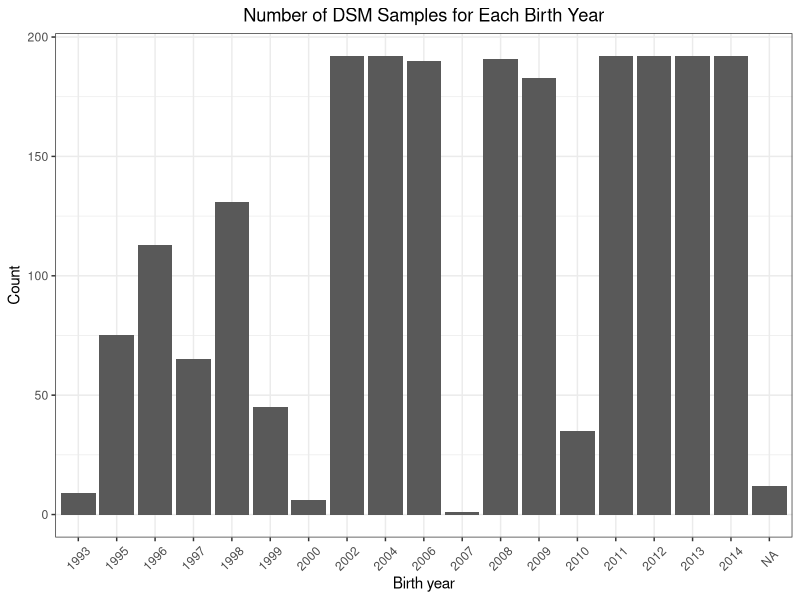
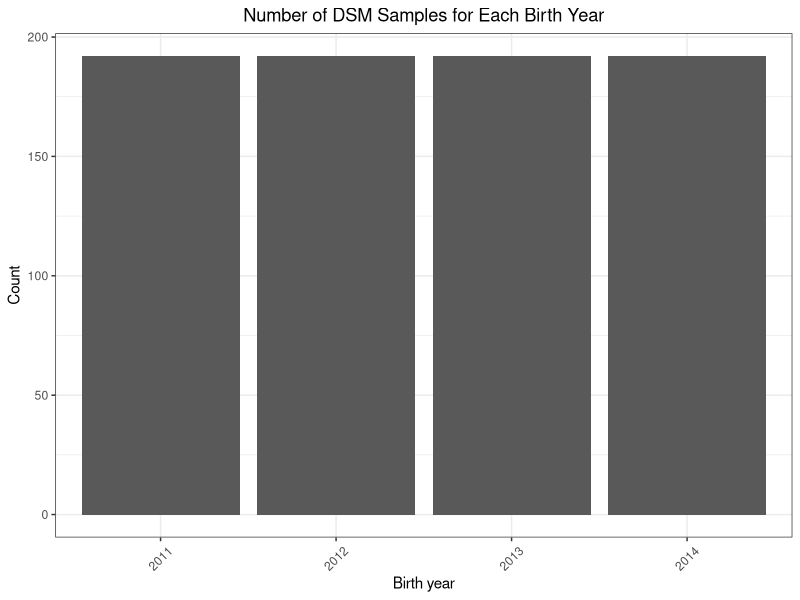

Write the R code that produced these figures, in order.
## ---- chunk 1
knitr::opts_chunk$set(echo = TRUE, warning=FALSE, message=FALSE)
## ---- chunk 2
library(tidyverse)
## ---- chunk 3
meta<-read_csv("meta/meta.csv") %>% select(`Library Name`, `Library Index`,
                                           `Plate location`, filename, `Unique ID`, `Plate ID`, `Sample ID`, `Date collected`, `Birth year`,
                                           `Fork Length (mm)`, `Julian day`, `Station ID`, `Field ID`) %>%
  filter(!(`Plate location` == "Plate location")) %>% 
  unique()
## ---- chunk 4
d<-meta %>% group_by(`Birth year`) %>% summarize(Count=n())
ggplot(d) + geom_bar(aes(x=`Birth year`, y=Count), stat="identity") +
  theme_bw() +
  ggtitle("Number of DSM Samples for Each Birth Year") +
  theme(plot.title = element_text(hjust=0.5)) +
  theme(axis.text.x = element_text(angle=45, vjust=.5))
## ---- chunk 5
sub<-meta %>% filter(`Birth year` > 2010) %>% arrange(`Library Name`,`Plate location`)

ggplot(sub %>% group_by(`Birth year`) %>% summarize(Count=n())) + 
  geom_bar(aes(x=`Birth year`, y=Count), stat="identity") +
  theme_bw() +
  ggtitle("Number of DSM Samples for Each Birth Year") +
  theme(plot.title = element_text(hjust=0.5)) +
  theme(axis.text.x = element_text(angle=45, vjust=.5))

write_csv(sub, "meta/dsm-since-2010.csv")
## ---- chunk 6
reads<-sub %>% mutate(Forward=paste0("/group/millermrgrp2/shannon/projects/DS_history/data/",`Library Name`,"/",`Library Index`,"/",filename,"_R1.fastq")) %>%
  mutate(Reverse=paste0("/group/millermrgrp2/shannon/projects/DS_history/data/",`Library Name`,"/",`Library Index`,"/",filename,"_R2.fastq")) %>%
  select(Forward, Reverse)
write_tsv(reads, "meta/2011-2014-reads.tsv", col_names = FALSE)
